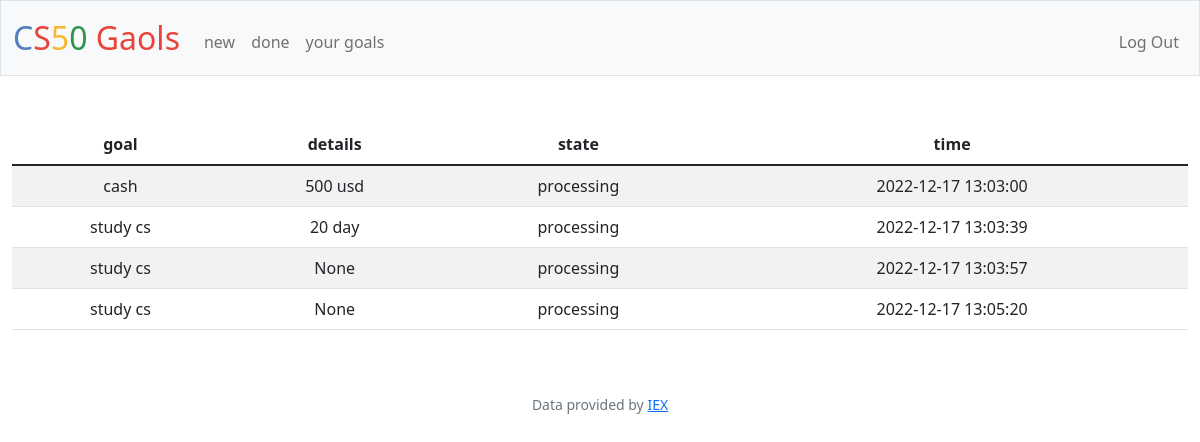
/ (signed in), run on the app's committed database.
### tables this page shows
CREATE TABLE goalsuser (
id INTEGER PRIMARY KEY AUTOINCREMENT,
user_id INTEGER NOT NULL,
goal TEXT NOT NULL,
details TEXT,
state TEXT NOT NULL,
time TIMESTAMP DEFAULT CURRENT_TIMESTAMP,
FOREIGN KEY(user_id) REFERENCES users(id)
);

### app.py (the view)
@app.route("/")
@login_required
def index():
    user_id = session["user_id"]
    database = db.execute("SELECT * FROM goalsuser WHERE user_id = ? ", user_id)
    return render_template("index.html", database=database)

### app.py (called while the page is built)
@app.after_request
def after_request(response):
    response.headers["Cache-Control"] = "no-cache, no-store, must-revalidate"
    response.headers["Expires"] = 0
    response.headers["Pragma"] = "no-cache"
    return response

### helpers.py (called while the page is built)
def login_required(f):
    @wraps(f)
    def decorated_function(*args, **kwargs):
        if session.get("user_id") is None:
            return redirect("/login")
        return f(*args, **kwargs)
    return decorated_function

### templates/index.html (shortened to what this page needs)
{% extends "layout.html" %}
{% block main %}
<table class="table table-striped">
    <thead>
      <tr>
        <th scope="col">goal</th>
        <th scope="col">details</th>
        <th scope="col">state</th>
        <th scope="col">time</th>
      </tr>
    </thead>
    <tbody>
        {% for row in database %}
            <tr>
                <td>{{row["goal"]}}</td>
                <td>{{row["details"]}}</td>
                <td>{{row["state"]}}</td>
                <td>{{ row["time"]}}</td>
           </tr>
            {%endfor%}
    </tbody>
  </table>
{% endblock %}

### templates/layout.html (shortened to what this page needs)
<!DOCTYPE html>
<html lang="en">
    <head>
        <link href="https://cdn.jsdelivr.net/npm/bootstrap@5.1.3/dist/css/bootstrap.min.css" rel="stylesheet">
        <link href="/static/styles.css" rel="stylesheet">
        <link href="https://cdn.jsdelivr.net/npm/bootstrap@5.1.3/dist/css/bootstrap.min.css" rel="stylesheet">
    </head>
    <body>
        <nav class="bg-light border navbar navbar-expand-md navbar-light">
            <div class="container-fluid">
                <a class="navbar-brand" href="/"><span class="blue">C</span><span class="red">S</span><span class="yellow">5</span><span class="green">0</span> <span class="red">Gaols</span></a>
                <div class="collapse navbar-collapse" id="navbar">
                    {% if session["user_id"] %}
                        <ul class="navbar-nav me-auto mt-2">
                            <li class="nav-item"><a class="nav-link" href="/new">new </a></li>
                            <li class="nav-item"><a class="nav-link" href="/done">done</a></li>
                            <li class="nav-item"><a class="nav-link" href="/">your goals</a></li>
                        </ul>
                        <ul class="navbar-nav ms-auto mt-2">
                            <li class="nav-item"><a class="nav-link" href="/logout">Log Out</a></li>
                        </ul>
                    {% else %}
                        <ul class="navbar-nav ms-auto mt-2">
                            <li class="nav-item"><a class="nav-link" href="/register">Register</a></li>
                            <li class="nav-item"><a class="nav-link" href="/login">Log In</a></li>
                        </ul>
                    {% endif %}
                </div>
            </div>
        </nav>
        <main class="container-fluid py-5 text-center">
            {% block main %}{% endblock %}
        </main>
        <footer class="mb-5 small text-center text-muted">
            Data provided by <a href="https://iexcloud.io/">IEX</a>
        </footer>
    </body>
</html>

### static/styles.css (style rules this page uses)
nav .navbar-brand { font-size: xx-large; }
nav .navbar-brand .blue { color: #537fbe; }
nav .navbar-brand .red { color: #ea433b; }
nav .navbar-brand .yellow { color: #f5b82e; }
nav .navbar-brand .green { color: #2e944b; }

### data on the page
goalsuser: goal "cash", details "500 usd", state "processing", time "2022-12-17 13:03:00"
goalsuser: goal "study cs", details "20 day", state "processing", time "2022-12-17 13:03:39"
goalsuser: goal "study cs", details "None", state "processing", time "2022-12-17 13:03:57"
goalsuser: goal "study cs", details "None", state "processing", time "2022-12-17 13:05:20"
